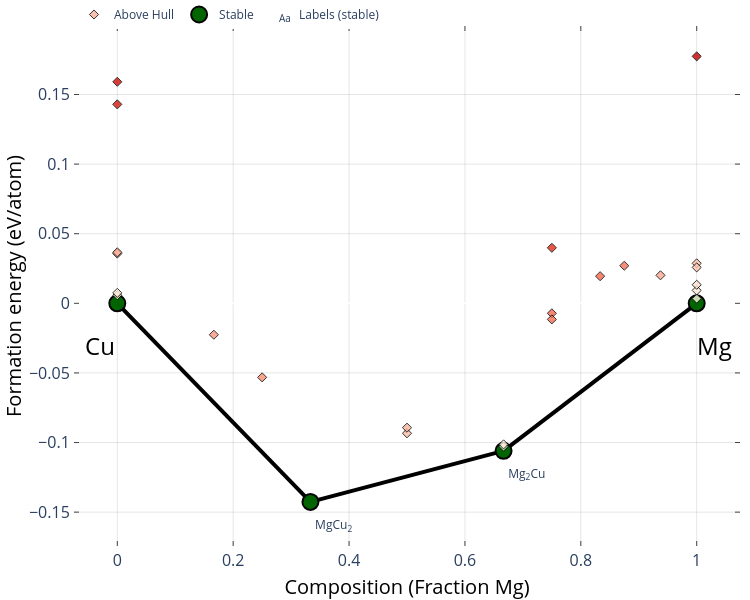

Notebook cell for this chart:
### Markdown cell above
`get_dft_convexhull` queries the Materials Project and returns a pymatgen `PhaseDiagram` object representing the T = 0K DFT ground-state convex hull. Results are cached locally after the first call.

### Code cell
from pymatgen.analysis.phase_diagram import PDPlotter

# Fetch (and cache) the DFT T=0K convex hull for Cu-Mg
cu_mg_dft_ch, _ = lbd.get_dft_convexhull('Cu-Mg', verbose=True)

cu_mg_pdp = PDPlotter(cu_mg_dft_ch)
fig = cu_mg_pdp.get_plot()
fig.update_layout(plot_bgcolor="white", paper_bgcolor="white", width=750, height=600)
fig.show()

### Figure 1 — Plotly figure (JSON) as saved in the notebook; plotly's stock layout.template omitted (floating-point values rounded to 4 significant figures)
{"data": [{"hoverinfo": "none", "line": {"color": "black", "width": 4}, "mode": "lines", "showlegend": false, "type": "scatter", "x": [0.3333, 0, null, 0.6667, 1, null, 0.3333, 0.6667, null], "y": [-0.1426, 0, null, -0.106, 0, null, -0.1426, -0.106, null]}, {"hoverinfo": "skip", "mode": "text", "name": "Labels (stable)", "opacity": 1, "showlegend": true, "text": ["MgCu<sub>2</sub>", "Mg<sub>2</sub>Cu"], "textposition": ["bottom right", "bottom right"], "type": "scatter", "visible": true, "x": [0.3413, 0.6747], "y": [-0.1556, -0.119]}, {"error_y": {"array": [0, 0, 0, 0], "color": "gray", "thickness": 2.5, "type": "data", "width": 5}, "hoverinfo": "text", "hoverlabel": {"font": {"size": 14}}, "hovertext": ["MgCu<sub>2</sub> (mp-1038-GGA) <br> -0.143 eV/atom (Stable)", "Cu (mp-30-GGA) <br> 0.0 eV/atom (Stable)", "Mg<sub>2</sub>Cu (mp-2481-GGA) <br> -0.106 eV/atom (Stable)", "Mg (mp-1056702-GGA) <br> 0.0 eV/atom (Stable)"], "marker": {"color": "darkgreen", "line": {"color": "black", "width": 2}, "size": 16}, "mode": "markers", "name": "Stable", "opacity": 0.99, "showlegend": true, "type": "scatter", "x": [0.3333, 0, 0.6667, 1], "y": [-0.1426, 0, -0.106, 0]}, {"hoverinfo": "text", "hoverlabel": {"font": {"size": 14}}, "hovertext": ["Cu (mp-1010136-GGA) <br> 0.036 eV/atom (+0.036 eV/atom)", "Cu (mp-1120774-GGA) <br> 0.159 eV/atom (+0.159 eV/atom)", "Cu (mp-989695-GGA) <br> 0.006 eV/atom (+0.006 eV/atom)", "Cu (mp-989782-GGA) <br> 0.007 eV/atom (+0.007 eV/atom)", "Cu (mp-998890-GGA) <br> 0.037 eV/atom (+0.037 eV/atom)", "Cu (mp-1059259-GGA) <br> 0.143 eV/atom (+0.143 eV/atom)", "Mg (mp-1056351-GGA) <br> 0.029 eV/atom (+0.029 eV/atom)", "Mg (mp-1094122-GGA) <br> 0.003 eV/atom (+0.003 eV/atom)", "Mg (mp-153-GGA) <br> 0.009 eV/atom (+0.009 eV/atom)", "Mg (mp-973364-GGA) <br> 0.013 eV/atom (+0.013 eV/atom)", "Mg (mp-110-GGA) <br> 0.026 eV/atom (+0.026 eV/atom)", "Mg (mp-1247180-GGA) <br> 0.177 eV/atom (+0.177 eV/atom)", "MgCu (mp-2672345-GGA) <br> -0.093 eV/atom (+0.031 eV/atom)", "MgCu (mp-972916-GGA) <br> -0.089 eV/atom (+0.035 eV/atom)", "MgCu<sub>3</sub> (mp-1185856-GGA) <br> -0.053 eV/atom (+0.054 eV/atom)", "MgCu<sub>5</sub> (mp-1185860-GGA) <br> -0.023 eV/atom (+0.049 eV/atom)", "Mg<sub>2</sub>Cu (mp-1052023-GGA) <br> -0.103 eV/atom (+0.003 eV/atom)", "Mg<sub>2</sub>Cu (mp-865014-GGA) <br> -0.101 eV/atom (+0.005 eV/atom)", "Mg<sub>3</sub>Cu (mp-1016224-GGA) <br> 0.04 eV/atom (+0.119 eV/atom)", "Mg<sub>3</sub>Cu (mp-978279-GGA) <br> -0.007 eV/atom (+0.072 eV/atom)", "Mg<sub>3</sub>Cu (mp-2479851-GGA) <br> -0.012 eV/atom (+0.068 eV/atom)", "Mg<sub>5</sub>Cu (mp-1185803-GGA) <br> 0.019 eV/atom (+0.072 eV/atom)", "Mg<sub>7</sub>Cu (mp-1016285-GGA) <br> 0.027 eV/atom (+0.067 eV/atom)", "Mg<sub>15</sub>Cu (mp-1023610-GGA) <br> 0.02 eV/atom (+0.04 eV/atom)"], "marker": {"color": [0.036, 0.159, 0.006, 0.007, 0.037, 0.143, 0.029, 0.003, 0.009, 0.013, 0.026, 0.177, 0.031, 0.035, 0.054, 0.049, 0.003, 0.005, 0.119, 0.072, 0.068, 0.072, 0.067, 0.04], "colorscale": [[0, "#fff5e3"], [0.5, "#f24324"], [1, "#c40000"]], "line": {"color": "black", "width": 1}, "opacity": 0.8, "size": 7, "symbol": "diamond"}, "mode": "markers", "name": "Above Hull", "showlegend": true, "type": "scatter", "x": [0, 0, 0, 0, 0, 0, 1, 1, 1, 1, 1, 1, 0.5, 0.5, 0.25, 0.1667, 0.6667, 0.6667, 0.75, 0.75, 0.75, 0.8333, 0.875, 0.9375], "y": [0.03571, 0.1591, 0.005766, 0.007492, 0.03664, 0.1429, 0.02872, 0.003384, 0.009279, 0.01333, 0.0258, 0.1774, -0.09334, -0.08933, -0.05318, -0.02256, -0.1029, -0.1013, 0.03988, -0.007182, -0.01155, 0.01948, 0.027, 0.02011]}], "layout": {"annotations": [{"align": "center", "font": {"color": "#000000", "size": 24}, "opacity": 1, "showarrow": false, "text": "Cu", "x": -0.03, "xref": "x", "y": -0.03, "yref": "y"}, {"align": "center", "font": {"color": "#000000", "size": 24}, "opacity": 1, "showarrow": false, "text": "Mg", "x": 1.03, "xref": "x", "y": -0.03, "yref": "y"}], "autosize": true, "coloraxis": {"colorbar": {"x": 1, "y": 0.05, "yanchor": "top"}}, "height": 600, "hovermode": "closest", "legend": {"orientation": "h", "tracegroupgap": 7, "traceorder": "reversed", "x": 0, "xanchor": "left", "y": 1.05}, "margin": {"b": 10, "l": 10, "pad": 0, "r": 10, "t": 0}, "paper_bgcolor": "white", "plot_bgcolor": "white", "showlegend": true, "width": 750, "xaxis": {"anchor": "y", "gridcolor": "rgba(0,0,0,0.1)", "mirror": "ticks", "nticks": 8, "showgrid": true, "showline": true, "side": "bottom", "tickfont": {"size": 16}, "ticks": "inside", "title": {"font": {"color": "#000000", "size": 20}, "text": "Composition (Fraction Mg)"}, "type": "linear", "zeroline": false}, "yaxis": {"anchor": "x", "gridcolor": "rgba(0,0,0,0.1)", "mirror": "ticks", "showgrid": true, "showline": true, "side": "left", "tickfont": {"size": 16}, "ticks": "inside", "title": {"font": {"color": "#000000", "size": 20}, "text": "Formation energy (eV/atom)"}, "type": "linear"}}}
